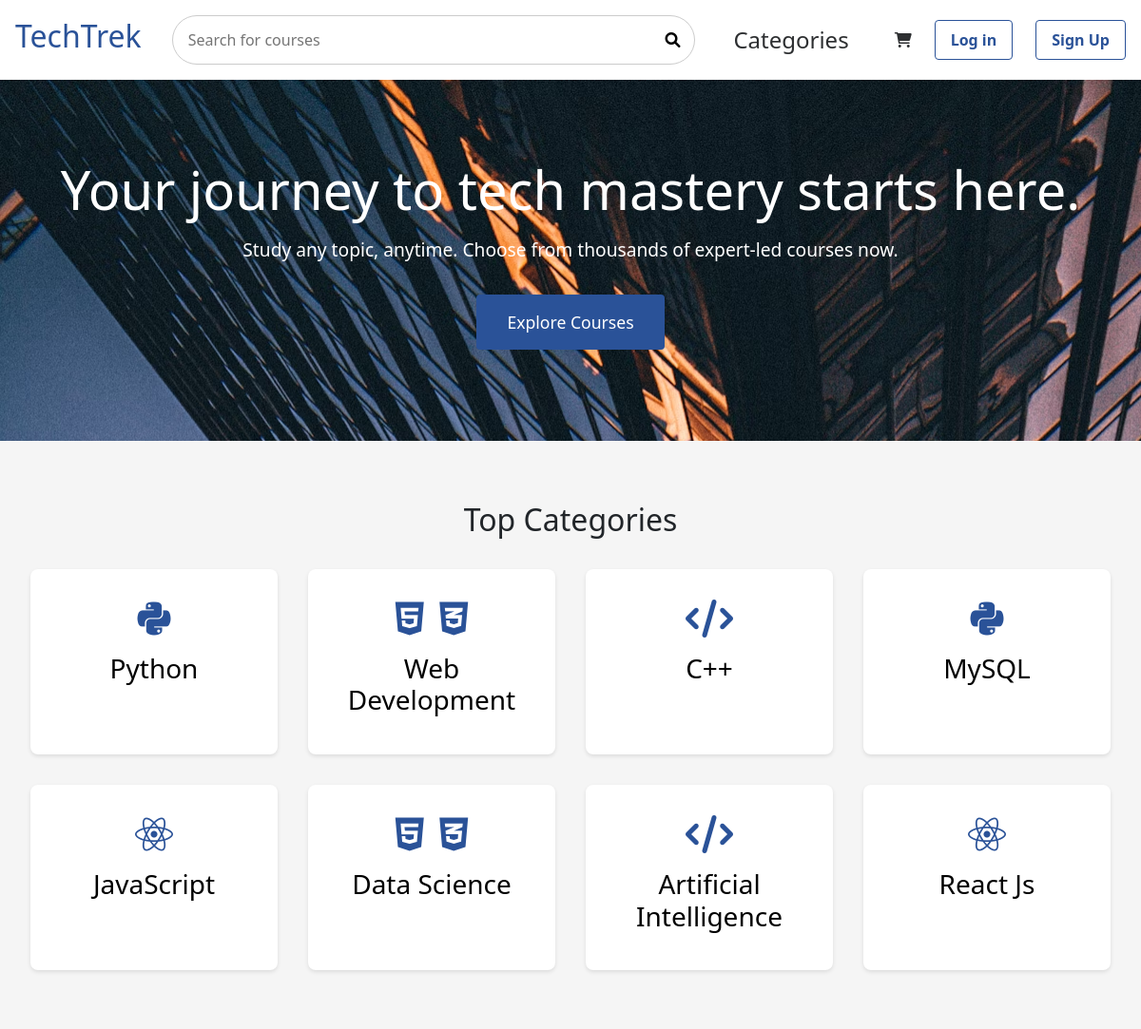
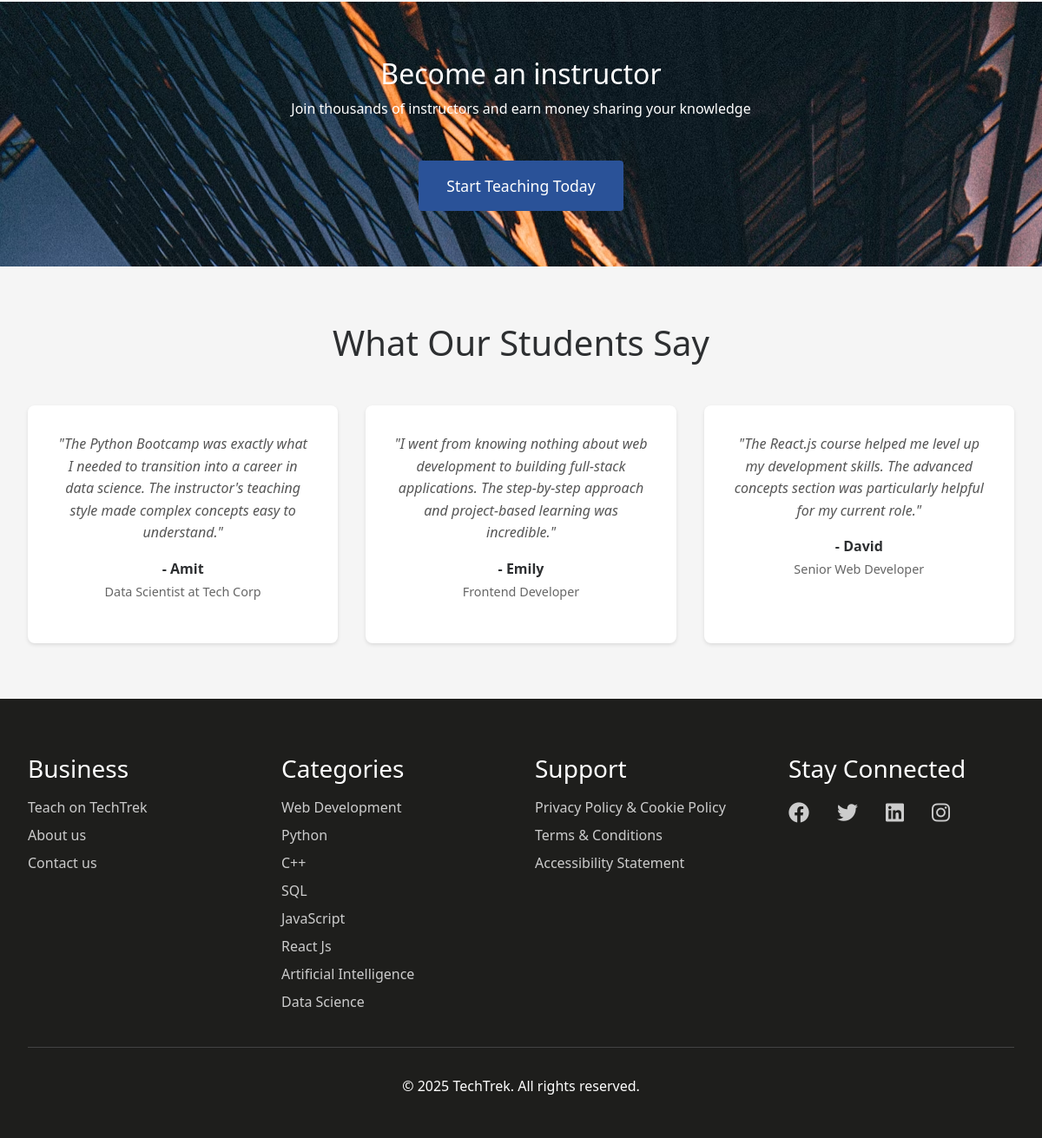
The page / on the database its author committed (2 pictures, top to bottom).
### app.py (models this page shows, shortened)
class Testimonial(db.Model):
    __tablename__ = "testimonials"
    id = db.Column(db.Integer, primary_key=True)
    content = db.Column(db.Text, nullable=False)
    student_name = db.Column(db.String(100), nullable=False)
    student_title = db.Column(db.String(200), nullable=False)
    image_url = db.Column(db.String(500), nullable=False)

### app.py (the view)
@app.route("/")
def index():
    featured_courses = Course.query.filter_by(featured=True).limit(3).all()
    testimonials = Testimonial.query.limit(3).all()
    return render_template("index.html", featured_courses=featured_courses, testimonials=testimonials)

### templates/index.html (shortened to what this page needs)
<!DOCTYPE html>
<html lang="en">
<head>
    <link rel="stylesheet" href="../static/css/index.css">
    <link rel="stylesheet" href="https://cdnjs.cloudflare.com/ajax/libs/font-awesome/6.0.0/css/all.min.css">
    <link href="https://cdn.jsdelivr.net/npm/bootstrap@5.3.3/dist/css/bootstrap.min.css" rel="stylesheet">
</head>
<body>
    {% extends "base.html" %}
    {% block main_block %}
    <section class="hero" style="background-image: url('../static/images/photo.avif');">
        <div class="hero-content">
            <h1>Your journey to tech mastery starts here.</h1>
            <p>Study any topic, anytime. Choose from thousands of expert-led courses now.</p>
            <a href="#categories"><button class="explore-btn">Explore Courses</button></a>
        </div>
    </section>
    <section class="categories" id="categories">
        <h2>Top Categories</h2>
        <div class="category-grid">
            <div class="category-card">
                <a href="{{ url_for('python_course') }}">
                    <i class="fa-brands fa-python"></i>
                    <h3>Python</h3>
                </a>
            </div>
            <div class="category-card">
                <a href="{{ url_for('webdev_course') }}">
                    <i class="fa-brands fa-html5"></i>&nbsp;&nbsp;&nbsp;&nbsp;<i class="fa-brands fa-css3-alt"></i>
                    <h3>Web Development</h3>
                </a>
            </div>
            <div class="category-card">
                <a href="{{ url_for('cpp_course') }}">
                    <i class="fa-solid fa-code"></i>
                    <h3>C++</h3>
                </a>
            </div>
            <div class="category-card">
                <a href="{{ url_for('sql_course') }}">
                    <i class="fa-brands fa-python"></i>
                    <h3>MySQL</h3>
                </a>
            </div>
            <div class="category-card">
                <a href="{{ url_for('js_course') }}">
                    <i class="fa-brands fa-react"></i>
                    <h3>JavaScript</h3>
                </a>
            </div>
            <div class="category-card">
                <a href="{{ url_for('datascience_course') }}">
                    <i class="fa-brands fa-html5"></i>&nbsp;&nbsp;&nbsp;&nbsp;<i class="fa-brands fa-css3-alt"></i>
                    <h3>Data Science</h3>
                </a>
            </div>
            <div class="category-card">
                <a href="{{ url_for('ai_course') }}">
                    <i class="fa-solid fa-code"></i>
                    <h3>Artificial Intelligence</h3>
                </a>
            </div>
            <div class="category-card">
                <a href="{{ url_for('react_course') }}">
                    <i class="fa-brands fa-react"></i>
                    <h3>React Js</h3>
                </a>
            </div>
        </div>
    </section>
    <section class="become-instructor" style="background-image: url('../static/images/photo.avif');">
        <div class="instructor-content">
            <h2>Become an instructor</h2>
            <p>Join thousands of instructors and earn money sharing your knowledge</p>
            <a href="{{url_for('careers')}}"><button class="start-teaching-btn">Start Teaching Today</button></a>
        </div>
    </section>
    <section class="testimonials">
        <h2>What Our Students Say</h2>
        <div class="testimonial-grid">
            {% for testimonial in testimonials %}
            <div class="testimonial-card">
                <div class="testimonial-content">
                    <p class="testimonial-text">"{{ testimonial.content }}"</p>
                    <p class="student-name">- {{ testimonial.student_name }}</p>
                    <p class="student-title">{{ testimonial.student_title }}</p>
                </div>
            </div>
            {% endfor %}
        </div>
    </section>
    {% endblock %}

### templates/base.html (shortened to what this page needs)
<!DOCTYPE html>
<html lang="en">
<head>
    <link rel="stylesheet" href="{{ url_for('static', filename='css/base.css') }}">
    <link rel="stylesheet" href="https://cdnjs.cloudflare.com/ajax/libs/font-awesome/6.0.0/css/all.min.css">
    <link href="https://cdn.jsdelivr.net/npm/bootstrap@5.3.3/dist/css/bootstrap.min.css" rel="stylesheet">
</head>
<body>
    <header class="header">
        <nav class="nav-container">
            <div class="logo">
                <a href="{{url_for('index')}}" style="text-decoration: none;"><h1>TechTrek</h1></a>
            </div>
            <div class="search-bar">
                <input type="text" placeholder="Search for courses">
                <button><i class="fas fa-search"></i></button>
            </div>
            <div class="nav-links">
    <div class="menu-dropdown">
    <button class="hamburger-btn">
        Categories
    </button>
    </div>
        {% if current_user.is_authenticated %}
            <a href="{{url_for('cart')}}"><i class="fas fa-shopping-cart"></i></a>
            <a href="{{url_for('profile')}}"><button class="login-btn"><i class="fa-solid fa-user"></button></i></a>
            <a href="{{url_for('logout')}}"><button class="login-btn"><i class="fa-solid fa-right-from-bracket"></button></i></a>
        {% else %}
            <a href="{{url_for('cart')}}"><i class="fas fa-shopping-cart"></i></a>
            <a href="{{url_for('login')}}"><button class="login-btn">Log in</button></a>
            <a href="{{url_for('register')}}"><button class="login-btn">Sign Up</button></a>
        {% endif %}
            </div>
        </nav>
    </header>
    <main>
        {% block main_block %}
        {% endblock %}
    </main>
    <footer class="footer">
        <div class="footer-content">
            <div class="footer-section">
                <h3>Business</h3>
                <a href="{{url_for('careers')}}">Teach on TechTrek</a>
                <a href="{{ url_for('about') }}">About us</a>
                <a href="{{url_for('contact')}}">Contact us</a>
            </div>
            <div class="footer-section">
                <h3>Categories</h3>
                <a href="{{url_for('webdev_course')}}">Web Development</a>
                <a href="{{url_for('python_course')}}">Python</a>
                <a href="{{url_for('cpp_course')}}">C++</a>
                <a href="{{url_for('sql_course')}}">SQL</a>
                <a href="{{url_for('js_course')}}">JavaScript</a>
                <a href="{{url_for('react_course')}}">React Js</a>
                <a href="{{url_for('ai_course')}}">Artificial Intelligence</a>
                <a href="{{url_for('datascience_course')}}">Data Science</a>
            </div>
            <div class="footer-section">
                <h3>Support</h3>
                <a href="{{url_for('privacy')}}">Privacy Policy & Cookie Policy</a>
                <a href="{{ url_for('terms') }}">Terms & Conditions</a>
                <a href="{{url_for('accessibility')}}">Accessibility Statement</a>
            </div>
            <div class="footer-section">
                <h3>Stay Connected</h3>
                <div class="social-links">
                    <a href="#"><i class="fab fa-facebook"></i></a>
                    <a href="#"><i class="fab fa-twitter"></i></a>
                    <a href="#"><i class="fab fa-linkedin"></i></a>
                    <a href="#"><i class="fab fa-instagram"></i></a>
                </div>
            </div>
        </div>
        <div class="footer-bottom">
            <p>&copy; 2025 TechTrek. All rights reserved.</p>
        </div>
    </footer>
</body>
</html>

### static/css/index.css (style rules this page uses)
:root { --primary-color: #2a5298; --secondary-color: #1e1e1c; --accent-color: #f5f5f5; --text-color: #2d2f31; --white: #ffffff; }
* { margin: 0; padding: 0; box-sizing: border-box; }
body { font-family: -apple-system, BlinkMacSystemFont, 'Segoe UI', Roboto, Oxygen, Ubuntu, Cantarell, 'Open Sans', 'Helvetica Neue', sans-serif; line-height: 1.6; color: var(--text-color); }
.hero { margin-top: 70px; background: linear-gradient(rgba(0, 0, 0, 0.5), rgba(0, 0, 0, 0.5)), url('/api/placeholder/1400/600') center/cover; color: var(--white); padding: 6rem 2rem; text-align: center; }
.hero-content h1 { font-size: 3.5rem; margin-bottom: 1rem; }
.hero-content p { font-size: 1.2rem; margin-bottom: 2rem; }
.explore-btn { padding: 1rem 2rem; background: var(--primary-color); color: var(--white); border: none; border-radius: 4px; font-size: 1.1rem; cursor: pointer; }
.categories { padding: 4rem 2rem; background: var(--accent-color); }
.categories h2 { text-align: center; margin-bottom: 2rem; }
.category-grid { display: grid; grid-template-columns: repeat(auto-fit, minmax(250px, 1fr)); gap: 2rem; max-width: 1200px; margin: 0 auto; }
.category-card { background: var(--white); padding: 2rem; text-align: center; border-radius: 8px; box-shadow: 0 2px 4px rgba(0, 0, 0, 0.1); transition: transform 0.3s ease; }
.category-card a { text-decoration: none; color: black; }
.category-card i { font-size: 2.5rem; color: var(--primary-color); margin-bottom: 1rem; }
.become-instructor { background: var(--secondary-color); color: var(--white); padding: 4rem 2rem; text-align: center; }
.instructor-content { max-width: 800px; margin: 0 auto; }
.start-teaching-btn { margin-top: 2rem; padding: 1rem 2rem; background: var(--primary-color); color: var(--white); border: none; border-radius: 4px; font-size: 1.1rem; cursor: pointer; }
.testimonials { padding: 4rem 2rem; background: var(--accent-color); }
.testimonial-grid { display: grid; grid-template-columns: repeat(auto-fit, minmax(300px, 1fr)); gap: 2rem; max-width: 1200px; margin: 0 auto; }
.testimonial-card { background: var(--white); border-radius: 8px; padding: 2rem; box-shadow: 0 2px 4px rgba(0, 0, 0, 0.1); transition: transform 0.3s ease; }
.testimonial-content { text-align: center; }
.testimonial-text { font-style: italic; color: #555; margin-bottom: 1rem; line-height: 1.6; }
.student-name { font-weight: bold; color: var(--text-color); margin-bottom: 0.25rem; }
.student-title { color: #666; font-size: 0.9rem; }
.featured-courses h2, .testimonials h2 { text-align: center; margin-bottom: 3rem; color: var(--text-color); font-size: 2.5rem; }

### rows shown on the page
Testimonial: content "The Python Bootcamp was exactly what I needed to transition into a career in data science. The instructor's teaching style made complex concepts easy to understand.", student_name "Amit", student_title "Data Scientist at Tech Corp"
Testimonial: content "I went from knowing nothing about web development to building full-stack applications. The step-by-step approach and project-based learning was incredible.", student_name "Emily", student_title "Frontend Developer"
Testimonial: content "The React.js course helped me level up my development skills. The advanced concepts section was particularly helpful for my current role.", student_name "David", student_title "Senior Web Developer"
